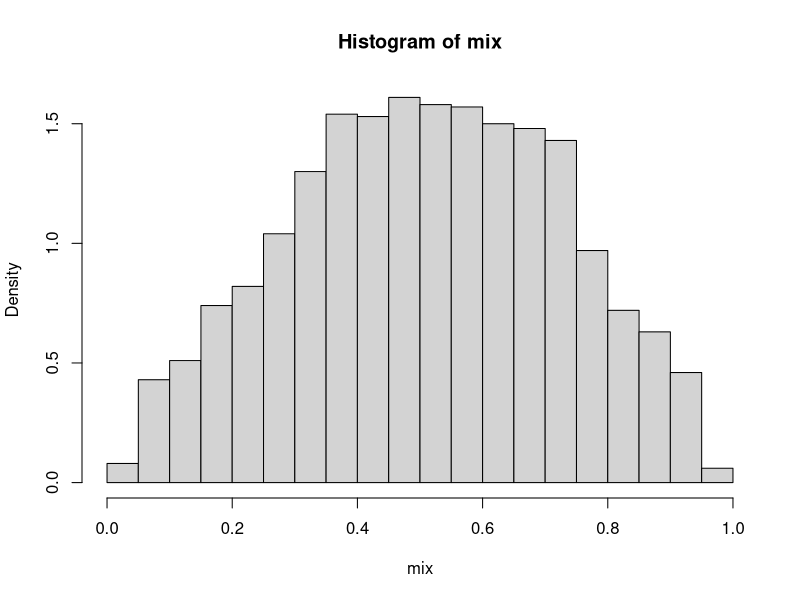
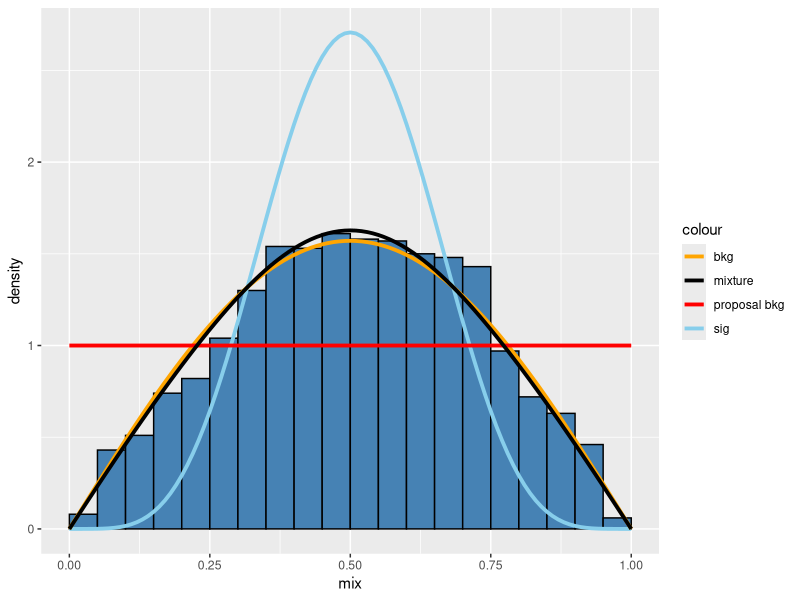

Recreate these plots in R, in order. (Note: this script raises an error after producing the figures.)
rm(list=ls())

library(ggplot2)

a_sig <- 6; b_sig <- 6
sig_prop <- 0.05

set.seed(12345)
u <- runif(2e3)
bkg<- acos(1-2*u)/pi
sig <- rbeta(2e3,a_sig, b_sig)
u_mask <- runif(2e3)
mix <- ifelse(u_mask<sig_prop, sig, bkg)

xs <- seq(0,1,0.01)
ys <- dbeta(xs, shape1 = a_sig, shape2 = b_sig)
yb <- (pi/2)*sin(pi*xs)
y_mixed <- ys*sig_prop + yb*(1-sig_prop)

hs <- hist(mix, probability = TRUE, breaks = 20)
ggplot(mapping = aes(x = mix)) + 
  geom_histogram(mapping = aes(y = after_stat(density)),
                 fill = 'steelblue',
                 col = 'black', breaks = hs$breaks) +
  geom_line(mapping = aes(x = xs,
                          y = ys, color = 'sig'), 
            lwd = 1.3) + 
  geom_line(mapping = aes(x = xs,
                          y = yb, color = 'bkg'), 
            lwd = 1.3) + 
  geom_line(mapping = aes(x= xs,
                          y = 1, color = 'proposal bkg'),
            lwd = 1.3) + 
  geom_line(mapping = aes(x = xs,
                          y = y_mixed, color = 'mixture'),
            lwd = 1.3) + 
  scale_color_manual(values = c('bkg' = 'orange',
                                'sig' = 'skyblue',
                                'proposal bkg' = 'red',
                                'mixture' = 'black'))

r_vec <- NULL
mask <- NULL

for(i in 1:length(T_basis))
{
  Ti <- T_basis[[i]]
  Ti_vals <- sapply(mix, Ti, a = a_sig, b = b_sig)/norm_vec[i]
  S1_vals <- sapply(mix, 
                    function(t)
                    {
                      S(t, a = a_sig, b = b_sig)$s1
                    })
  r_val <- cor(Ti_vals, S1_vals)
  r_vec <- c(r_vec,
             abs(r_val))
  mask <- c(mask,
            abs(r_val)<=2/sqrt(2e3))
}

#------------------------------------------------------------------------
res1 <- constrOptim(theta = rep(0.1,2),f = neg_loglikelihood,
                    data = mix, a_sig = a_sig, b_sig = b_sig,
                    grad = score, 
                    ui = rbind(c(1,0),c(-1,0)),
                    ci = c(0,-1))

back_mle_1 <- nlm(f = neg_loglikelihood_back_new, data = bkg,
                  a_sig = a_sig, b_sig = b_sig, p = 0.01)

(eta <- res1$par[1])
(beta <- res1$par[-1])
(beta_back <- back_mle_1$estimate)
ys1 <- sapply(xs, function(t)
{
  mod(t, eta = eta, beta = beta, a = a_sig, b = b_sig)
})

bkml_1 <- sapply(xs, function(t)
{
  mod_back_new(t, beta = beta_back, a = a_sig, b = b_sig)
})

tau1 <- res1$par[-1]*(1-res1$par[1])
aic_terms <- tau1^2 - 2/2e3
bic_terms <- tau1^2 - log(2e3)/2e3
(AIC1_1 <- sum(aic_terms))
(BIC1_1 <- sum(bic_terms))
mask_1 <- mask[1:length(tau1)]
(AIC2_1 <- 0+sum(aic_terms[mask_1]))
(BIC2_1 <- 0+sum(bic_terms[mask_1]))


plt1 <- ggplot(mapping = aes(x = mix)) + 
  geom_histogram(mapping = aes(y = after_stat(density)),
                 fill = 'steelblue', col = 'black',
                 breaks = hs$breaks) + 
  geom_line(mapping = aes(x = xs, y = y_mixed, color = 'True Mixture'),
            lwd = 1.2) + 
  geom_line(mapping = aes(x = xs, y = as.numeric(ys1[1,]), 
                          color = 'Estimated Mixture'),
            lwd = 1.2, linetype = 'dashed') + 
  geom_line(mapping = aes(x = xs, y = as.numeric(ys1[2,]), 
                          color = 'Estimated Background from Mixture'),
            lwd = 1.2, linetype = 'dotted') + 
  geom_line(mapping = aes(x = xs, y = yb, 
                          color = 'True Background'),
            lwd = 1.2) + 
  geom_line(mapping = aes(x = xs, y = bkml_1, 
                          color = 'Estmated Background form Background only'),
            lwd = 1.2, linetype = 'dashed') +
  geom_line(mapping = aes(x = xs, y = dbeta(xs,2,2), 
                          color = 'Proposed Background'),
            lwd = 1.2) +
  scale_color_manual(values = c('True Mixture' = 'black',
                                'Estimated Mixture' = 'blue',
                                'Estimated Background from Mixture' = 'green',
                                'True Background' = 'brown',
                                'Estmated Background form Background only' = 'orange',
                                'Proposed Background' = 'red')) +
  geom_text(aes(label = paste0('AIC1: ', round(AIC1_1, 4),
                               '; BIC1: ',round(BIC1_1,4))), x=0.75, y = 2,
            size = 4) + 
  geom_text(aes(label = paste0('AIC2: ', round(AIC2_1, 4),
                               '; BIC2: ',round(BIC2_1,4))), x=0.75, y = 1.5,
            size = 4) + 
  ggtitle(bquote(T[1])) + 
  theme(plot.title = element_text(hjust = 0.5))

plt1
#-------------------------------------------------------------------------------

res2 <- constrOptim(theta = rep(0.001,3),f = neg_loglikelihood,
                    data = mix, a_sig = a_sig, b_sig = b_sig,
                    grad = score, 
                    ui = rbind(c(1,0,0),c(-1,0,0)),
                    ci = c(0,-1))

back_mle_2 <- nlm(f = neg_loglikelihood_back_new, data = bkg,
                  a_sig = a_sig, b_sig = b_sig, p = rep(0.01,2))

(eta <- res2$par[1])
(beta <- res2$par[-1])
(beta_back <- back_mle_2$estimate)
ys2 <- sapply(xs, function(t)
{
  mod(t, eta = eta, beta = beta, a = a_sig, b = b_sig)
})

bkml_2 <- sapply(xs, function(t)
{
  mod_back_new(t, beta = beta_back, a = a_sig, b = b_sig)
})

tau2 <- res2$par[-1]*(1-res2$par[1])
aic_terms <- tau2^2 - 2/2e3
bic_terms <- tau2^2 - log(2e3)/2e3
(AIC1_2 <- sum(aic_terms))
(BIC1_2 <- sum(bic_terms))
mask_2 <- mask[1:length(tau2)]
(AIC2_2 <- 0+sum(aic_terms[mask_2]))
(BIC2_2 <- 0+sum(bic_terms[mask_2]))


plt2 <- ggplot(mapping = aes(x = mix)) + 
  geom_histogram(mapping = aes(y = after_stat(density)),
                 fill = 'steelblue', col = 'black',
                 breaks = hs$breaks) + 
  geom_line(mapping = aes(x = xs, y = y_mixed, color = 'True Mixture'),
            lwd = 1.2) + 
  geom_line(mapping = aes(x = xs, y = as.numeric(ys2[1,]), 
                          color = 'Estimated Mixture'),
            lwd = 1.2, linetype = 'dashed') + 
  geom_line(mapping = aes(x = xs, y = as.numeric(ys2[2,]), 
                          color = 'Estimated Background from Mixture'),
            lwd = 1.2, linetype = 'dotted') + 
  geom_line(mapping = aes(x = xs, y = yb, 
                          color = 'True Background'),
            lwd = 1.2) + 
  geom_line(mapping = aes(x = xs, y = bkml_2, 
                          color = 'Estmated Background form Background only'),
            lwd = 1.2, linetype = 'dashed') +
  geom_line(mapping = aes(x = xs, y = dbeta(xs,2,2), 
                          color = 'Proposed Background'),
            lwd = 1.2) +
  scale_color_manual(values = c('True Mixture' = 'black',
                                'Estimated Mixture' = 'blue',
                                'Estimated Background from Mixture' = 'green',
                                'True Background' = 'brown',
                                'Estmated Background form Background only' = 'orange',
                                'Proposed Background' = 'red')) +
  geom_text(aes(label = paste0('AIC1: ', round(AIC1_2, 4),
                               '; BIC1: ',round(BIC1_2,4))), x=0.75, y = 2,
            size = 4)+ 
  geom_text(aes(label = paste0('AIC2: ', round(AIC2_2, 4),
                               '; BIC2: ',round(BIC2_2,4))), x=0.75, y = 1.5,
            size = 4)+ 
  ggtitle(bquote(T[1] + T[2])) + 
  theme(plot.title = element_text(hjust = 0.5))
plt2
#-------------------------------------------------------------------------------

res3 <- constrOptim(theta = rep(0.001,4),f = neg_loglikelihood,
                    data = mix, a_sig = a_sig, b_sig = b_sig,
                    grad = score, 
                    ui = rbind(c(1,0,0,0),c(-1,0,0,0)),
                    ci = c(0,-1))

back_mle_3 <- nlm(f = neg_loglikelihood_back_new, data = bkg,
                  a_sig = a_sig, b_sig = b_sig, p = rep(0.01,3))

(eta <- res3$par[1])
(beta <- res3$par[-1])
(beta_back <- back_mle_3$estimate)
ys3 <- sapply(xs, function(t)
{
  mod(t, eta = eta, beta = beta, a = a_sig, b = b_sig)
})

bkml_3 <- sapply(xs, function(t)
{
  mod_back_new(t, beta = beta_back, a = a_sig, b = b_sig)
})

tau3 <- res3$par[-1]*(1-res3$par[1])
aic_terms <- tau3^2 - 2/2e3
bic_terms <- tau3^2 - log(2e3)/2e3
(AIC1_3 <- sum(aic_terms))
(BIC1_3 <- sum(bic_terms))
mask_3 <- mask[1:length(tau3)]
(AIC2_3 <- 0+sum(aic_terms[mask_3]))
(BIC2_3 <- 0+sum(bic_terms[mask_3]))



plt3 <- ggplot(mapping = aes(x = mix)) + 
  geom_histogram(mapping = aes(y = after_stat(density)),
                 fill = 'steelblue', col = 'black',
                 breaks = hs$breaks) + 
  geom_line(mapping = aes(x = xs, y = y_mixed, color = 'True Mixture'),
            lwd = 1.2) + 
  geom_line(mapping = aes(x = xs, y = as.numeric(ys3[1,]), 
                          color = 'Estimated Mixture'),
            lwd = 1.2, linetype = 'dashed') + 
  geom_line(mapping = aes(x = xs, y = as.numeric(ys3[2,]), 
                          color = 'Estimated Background from Mixture'),
            lwd = 1.2, linetype = 'dotted') + 
  geom_line(mapping = aes(x = xs, y = yb, 
                          color = 'True Background'),
            lwd = 1.2) + 
  geom_line(mapping = aes(x = xs, y = bkml_3, 
                          color = 'Estmated Background form Background only'),
            lwd = 1.2, linetype = 'dashed') +
  geom_line(mapping = aes(x = xs, y = dbeta(xs,2,2), 
                          color = 'Proposed Background'),
            lwd = 1.2) +
  scale_color_manual(values = c('True Mixture' = 'black',
                                'Estimated Mixture' = 'blue',
                                'Estimated Background from Mixture' = 'green',
                                'True Background' = 'brown',
                                'Estmated Background form Background only' = 'orange',
                                'Proposed Background' = 'red')) + 
  geom_text(aes(label = paste0('AIC1: ', round(AIC1_3, 4),
                               '; BIC1: ',round(BIC1_3,4))), x=0.75, y = 2,
            size = 4) + 
  geom_text(aes(label = paste0('AIC2: ', round(AIC2_3, 4),
                               '; BIC2: ',round(BIC2_3,4))), x=0.75, y = 1.5,
            size = 4) + 
  ggtitle(bquote(T[1] + T[2] + T[3])) +
  theme(plot.title = element_text(hjust = 0.5))
plt3
#-------------------------------------------------------------------------------

res4 <- constrOptim(theta = rep(0.001,5),f = neg_loglikelihood,
                    data = mix, a_sig = a_sig, b_sig = b_sig,
                    grad = score, 
                    ui = rbind(c(1,0,0,0,0),c(-1,0,0,0,0)),
                    ci = c(0,-1))

back_mle_4 <- nlm(f = neg_loglikelihood_back_new, data = bkg,
                  a_sig = a_sig, b_sig = b_sig, p = rep(0.01,4))

(eta <- res4$par[1])
(beta <- res4$par[-1])
(beta_back <- back_mle_4$estimate)
ys4 <- sapply(xs, function(t)
{
  mod(t, eta = eta, beta = beta, a = a_sig, b = b_sig)
})

bkml_4 <- sapply(xs, function(t)
{
  mod_back_new(t, beta = beta_back, a = a_sig, b = b_sig)
})

tau4 <- res4$par[-1]*(1-res4$par[1])
aic_terms <- tau4^2 - 2/2e3
bic_terms <- tau4^2 - log(2e3)/2e3
(AIC1_4 <- sum(aic_terms))
(BIC1_4 <- sum(bic_terms))
mask_4 <- mask[1:length(tau4)]
(AIC2_4 <- 0+sum(aic_terms[mask_4]))
(BIC2_4 <- 0+sum(bic_terms[mask_4]))


plt4 <- ggplot(mapping = aes(x = mix)) + 
  geom_histogram(mapping = aes(y = after_stat(density)),
                 fill = 'steelblue', col = 'black',
                 breaks = hs$breaks) + 
  geom_line(mapping = aes(x = xs, y = y_mixed, color = 'True Mixture'),
            lwd = 1.2) + 
  geom_line(mapping = aes(x = xs, y = as.numeric(ys4[1,]), 
                          color = 'Estimated Mixture'),
            lwd = 1.2, linetype = 'dashed') + 
  geom_line(mapping = aes(x = xs, y = as.numeric(ys4[2,]), 
                          color = 'Estimated Background from Mixture'),
            lwd = 1.2, linetype = 'dotted') + 
  geom_line(mapping = aes(x = xs, y = yb, 
                          color = 'True Background'),
            lwd = 1.2) +
  geom_line(mapping = aes(x = xs, y = bkml_3, 
                          color = 'Estmated Background form Background only'),
            lwd = 1.2, linetype = 'dashed') +
  geom_line(mapping = aes(x = xs, y = dbeta(xs,2,2), 
                          color = 'Proposed Background'),
            lwd = 1.2) +
  scale_color_manual(values = c('True Mixture' = 'black',
                                'Estimated Mixture' = 'blue',
                                'Estimated Background from Mixture' = 'green',
                                'True Background' = 'brown',
                                'Estmated Background form Background only' = 'orange',
                                'Proposed Background' = 'red')) + 
  geom_text(aes(label = paste0('AIC1: ', round(AIC1_4, 4),
                               '; BIC1: ',round(BIC1_4,4))), x=0.75, y = 2,
            size = 4) + 
  geom_text(aes(label = paste0('AIC2: ', round(AIC2_4, 4),
                               '; BIC2: ',round(BIC2_4,4))), x=0.75, y = 1.5,
            size = 4) + 
  ggtitle(bquote(T[1] + T[2] + T[3] + T[4])) +
  theme(plot.title = element_text(hjust = 0.5))
plt4

#-------------------------------------------------------------------------------
library(ggpubr)
final_plot <- ggarrange(plt1, plt2, plt3, plt4, nrow = 2, ncol = 2,
                        common.legend = TRUE, legend = 'bottom')
msg <- bquote(paste(
  .(1-sig_prop), '*', Exp[Trunc],'(',.(rate_back),')','+',
  .(sig_prop), '*',beta,'(',.(a_sig),',',.(b_sig),')' ))

annotate_figure(final_plot, top = text_grob(msg, size = 18, face = 'bold',
                                            color = 'red'))
